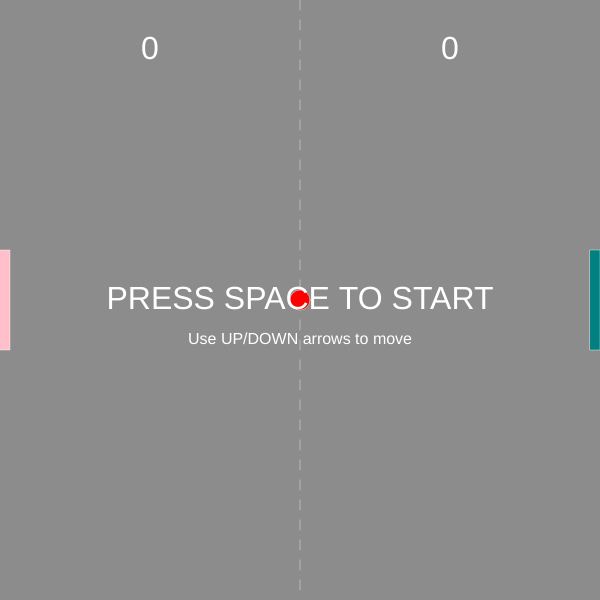
Frame 1 (no input)
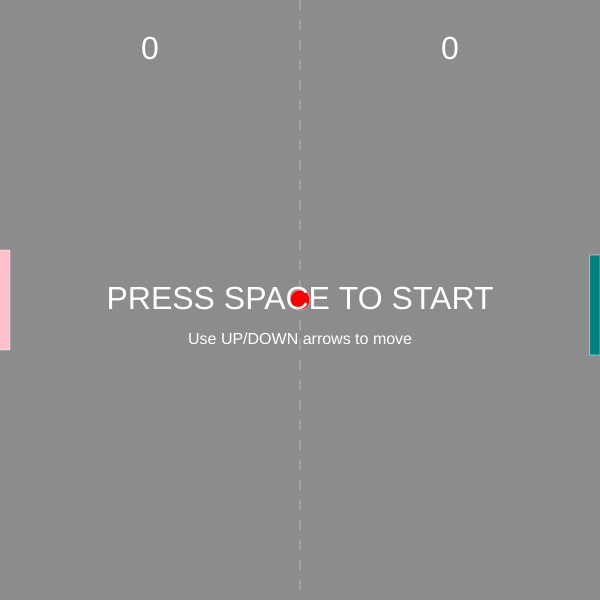
Frame 60 (no input)
Frame 120 (the mouse pressed at the canvas centre since frame 60): identical to frame 60, image omitted

The p5.js sketch that drew these frames (run headless with seeded random() and noise() and a simulated clock; from frame 60 on, the mouse is pressed at the canvas centre):

// p5.js sketch
// ── sketch.js
let w = 600;
let h = 600;
let state = 'pause'; // pause vs game
let bgColor = 140;
let human, ball, pc;
let tics = 0;
let humanScore = 0;
let pcScore = 0;

class Paddle {
  constructor(player) {
    // human vs pc
    if (player == 'human') {
      this.player = 'human';
      this.w = 10;
      this.h = 100;
      this.x = 0;
      this.y = h / 2 - this.h / 2;
      this.color = 'pink';
    } else {
      this.player = 'pc';
      this.w = 10;
      this.h = 100;
      this.x = w - this.w;
      this.y = h / 2 - this.h / 2;
      this.color = 'teal';
    }
  }

  show() {
    fill(this.color);
    rect(this.x, this.y, this.w, this.h);
  }

  move() {
    if (this.player == 'human') {
      if (keyIsPressed == true) {
        if (keyCode == DOWN_ARROW) {
          if (this.y + this.h < h) {
            this.y += 10;
          }
        }
        if (keyCode == UP_ARROW) {
          if (this.y > 0) {
            this.y -= 10;
          }
        }
      }
    } else {
      // AI для PC: следит за мячом
      if (this.y + this.h / 2 > ball.y) {
        this.y -= 5;
      } else {
        this.y += 5;
      }
      // Ограничение движения PC в пределах поля
      this.y = constrain(this.y, 0, h - this.h);
    }
  }
}

class Ball {
  constructor() {
    this.d = 20; // диаметр мяча
    this.reset();
  }

  reset() {
    this.x = w / 2;
    this.y = h / 2;
    this.color = 'red';
    // Случайный начальный угол
    let angle = random(-PI / 4, PI / 4);
    this.speed = 5;
    this.speedX = this.speed * cos(angle);
    this.speedY = this.speed * sin(angle);
    // Направление к игроку, который только что пропустил
    if (random() > 0.5) this.speedX *= -1;
  }

  show() {
    fill(this.color);
    ellipse(this.x, this.y, this.d);
  }

  move() {
    // Движение
    this.x += this.speedX;
    this.y += this.speedY;

    // Отскок от верхней и нижней стен
    if (this.y - this.d / 2 <= 0 || this.y + this.d / 2 >= h) {
      this.speedY *= -1;
      // Звук отскока (если будет звук)
    }

    // Столкновение с ракеткой человека (левая сторона)
    if (
      this.x - this.d / 2 <= human.x + human.w &&
      this.x - this.d / 2 >= human.x &&
      this.y > human.y - this.d / 2 &&
      this.y < human.y + human.h + this.d / 2
    ) {
      this.speedX = abs(this.speedX); // Движение вправо
      this.color = [0, 255, 0]; // Зелёный при ударе
      // Небольшое изменение угла в зависимости от места удара
      let diff = this.y - (human.y + human.h / 2);
      this.speedY = diff * 0.2;
    }

    // Столкновение с ракеткой ПК (правая сторона)
    if (
      this.x + this.d / 2 >= pc.x &&
      this.x + this.d / 2 <= pc.x + pc.w &&
      this.y > pc.y - this.d / 2 &&
      this.y < pc.y + pc.h + this.d / 2
    ) {
      this.speedX = -abs(this.speedX); // Движение влево
      this.color = [0, 255, 0]; // Зелёный при ударе
      let diff = this.y - (pc.y + pc.h / 2);
      this.speedY = diff * 0.2;
    }

    // Проверка на гол (мяч ушёл за левую или правую границу)
    if (this.x - this.d / 2 < 0) {
      // Гол в ворота человека
      pcScore++;
      this.reset();
      state = 'pause';
    }
    if (this.x + this.d / 2 > w) {
      // Гол в ворота ПК
      humanScore++;
      this.reset();
      state = 'pause';
    }

    // Ограничение скорости по Y (чтобы не было слишком вертикально)
    this.speedY = constrain(this.speedY, -8, 8);
  }
}

function setup() {
  createCanvas(w, h);
  human = new Paddle('human');
  pc = new Paddle('pc');
  ball = new Ball();
  textAlign(CENTER, CENTER);
  textSize(32);
}

function draw() {
  tics++;
  background(bgColor);

  // Отрисовка счёта
  fill(255);
  text(humanScore, w / 4, 50);
  text(pcScore, (3 * w) / 4, 50);

  // Отрисовка разделительной линии
  stroke(255, 100);
  for (let y = 0; y < h; y += 20) {
    line(w / 2, y, w / 2, y + 10);
  }

  human.show();
  human.move();
  pc.show();
  if (tics == 6) {
    tics = 0;
    pc.move();
  }

  ball.show();
  if (state == 'game') {
    ball.move();
  } else {
    // В режиме паузы показываем текст
    fill(255);
    noStroke();
    text('PRESS SPACE TO START', w / 2, h / 2);
    textSize(16);
    text('Use UP/DOWN arrows to move', w / 2, h / 2 + 40);
    textSize(32);
  }
}

function keyPressed() {
  if (keyCode == 32) {
    // Пробел
    if (state == 'pause') {
      state = 'game';
    } else {
      state = 'pause';
    }
  }
}
